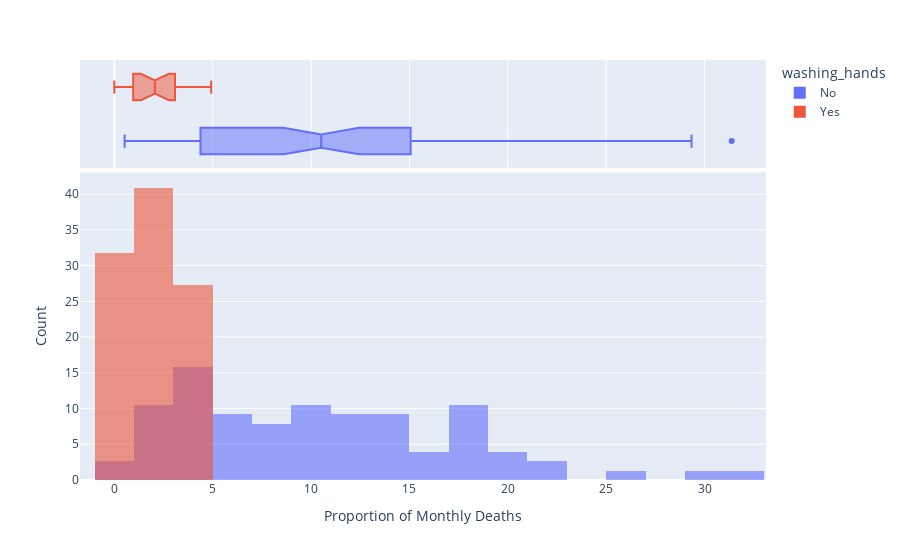

Notebook code cell kept with this figure:
### Markdown cell above
### Use Histograms to Visualise the Monthly Distribution of Outcomes

**Challenge**: Create a [plotly histogram](https://plotly.com/python/histograms/) to show the monthly percentage of deaths. 

* Use docs to check out the available parameters. Use the [`color` parameter](https://plotly.github.io/plotly.py-docs/generated/plotly.express.histogram.html) to display two overlapping histograms.
* The time period of handwashing is shorter than not handwashing. Change `histnorm` to `percent` to make the time periods comparable. 
* Make the histograms slighlty transparent
* Experiment with the number of bins on the histogram. Which number work well in communicating the range of outcomes?
* Just for fun, display your box plot on the top of the histogram using the `marginal` parameter.

### Code cell
hist = px.histogram(
    data_frame=df_monthly,
    x='pct_deaths',
    color='washing_hands',
    nbins=30,
    opacity=0.6,
    barmode='overlay',
    histnorm='percent',
    marginal='box'
)

hist.update_layout(
    xaxis_title='Proportion of Monthly Deaths',
    yaxis_title='Count',
)

### Figure 1 — Plotly figure (JSON) as saved in the notebook; plotly's stock layout.template omitted (floating-point values rounded to 4 significant figures)
{"data": [{"alignmentgroup": "True", "bingroup": "x", "histnorm": "percent", "hovertemplate": "washing_hands=No<br>pct_deaths=%{x}<br>percent=%{y}<extra></extra>", "legendgroup": "No", "marker": {"color": "#636efa", "opacity": 0.6, "pattern": {"shape": ""}}, "name": "No", "nbinsx": 30, "offsetgroup": "No", "orientation": "v", "showlegend": true, "type": "histogram", "x": [14.57, 7.531, 4.332, 1.569, 0.7843, 5, 8.421, 1.351, 1.878, 11.02, 22.55, 20.85, 12.22, 10.23, 10.74, 3.226, 6.593, 20.78, 25.46, 18.39, 29.34, 22.97, 31.38, 19.12, 15.97, 12.41, 11.93, 6.098, 4.082, 0.5236, 1.554, 2.262, 17.6, 7.143, 8.051, 15.16, 11.28, 17.03, 17.31, 5.833, 2.679, 4.369, 6.32, 1.224, 3.226, 11.02, 10.55, 7.591, 4.745, 4.452, 4.231, 4.392, 7.143, 6.122, 3.586, 10.55, 14.84, 10.94, 10.49, 13.39, 18.09, 15.43, 18.97, 13.44, 10.15, 13.1, 18.06, 14.39, 14.96, 10.77, 5.369, 3.215, 1.923, 3.607, 18.27, 12.24], "xaxis": "x", "yaxis": "y"}, {"alignmentgroup": "True", "hovertemplate": "washing_hands=No<br>pct_deaths=%{x}<extra></extra>", "legendgroup": "No", "marker": {"color": "#636efa"}, "name": "No", "notched": true, "offsetgroup": "No", "showlegend": false, "type": "box", "x": [14.57, 7.531, 4.332, 1.569, 0.7843, 5, 8.421, 1.351, 1.878, 11.02, 22.55, 20.85, 12.22, 10.23, 10.74, 3.226, 6.593, 20.78, 25.46, 18.39, 29.34, 22.97, 31.38, 19.12, 15.97, 12.41, 11.93, 6.098, 4.082, 0.5236, 1.554, 2.262, 17.6, 7.143, 8.051, 15.16, 11.28, 17.03, 17.31, 5.833, 2.679, 4.369, 6.32, 1.224, 3.226, 11.02, 10.55, 7.591, 4.745, 4.452, 4.231, 4.392, 7.143, 6.122, 3.586, 10.55, 14.84, 10.94, 10.49, 13.39, 18.09, 15.43, 18.97, 13.44, 10.15, 13.1, 18.06, 14.39, 14.96, 10.77, 5.369, 3.215, 1.923, 3.607, 18.27, 12.24], "xaxis": "x2", "yaxis": "y2"}, {"alignmentgroup": "True", "bingroup": "x", "histnorm": "percent", "hovertemplate": "washing_hands=Yes<br>pct_deaths=%{x}<br>percent=%{y}<extra></extra>", "legendgroup": "Yes", "marker": {"color": "#EF553B", "opacity": 0.6, "pattern": {"shape": ""}}, "name": "Yes", "nbinsx": 30, "offsetgroup": "Yes", "orientation": "v", "showlegend": true, "type": "histogram", "x": [2.239, 1.2, 1.894, 4.58, 3.957, 4.472, 2.93, 3.534, 0.6873, 0, 0.6557, 0.9585, 1.136, 0.3717, 0, 0.9615, 2.341, 2.903, 1.34, 2.233, 3.085, 4.926], "xaxis": "x", "yaxis": "y"}, {"alignmentgroup": "True", "hovertemplate": "washing_hands=Yes<br>pct_deaths=%{x}<extra></extra>", "legendgroup": "Yes", "marker": {"color": "#EF553B"}, "name": "Yes", "notched": true, "offsetgroup": "Yes", "showlegend": false, "type": "box", "x": [2.239, 1.2, 1.894, 4.58, 3.957, 4.472, 2.93, 3.534, 0.6873, 0, 0.6557, 0.9585, 1.136, 0.3717, 0, 0.9615, 2.341, 2.903, 1.34, 2.233, 3.085, 4.926], "xaxis": "x2", "yaxis": "y2"}], "layout": {"barmode": "overlay", "legend": {"title": {"text": "washing_hands"}, "tracegroupgap": 0}, "margin": {"t": 60}, "xaxis": {"anchor": "y", "domain": [0, 1], "title": {"text": "Proportion of Monthly Deaths"}}, "xaxis2": {"anchor": "y2", "domain": [0, 1], "matches": "x", "showgrid": true, "showticklabels": false}, "yaxis": {"anchor": "x", "domain": [0, 0.7326], "title": {"text": "Count"}}, "yaxis2": {"anchor": "x2", "domain": [0.7426, 1], "matches": "y2", "showgrid": false, "showline": false, "showticklabels": false, "ticks": ""}}}
